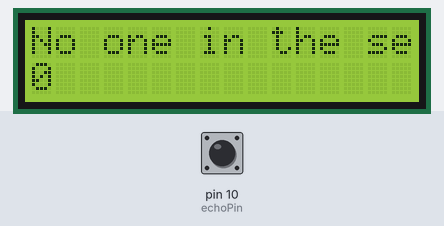
The sketch below on a simulated Arduino Uno, built with avr-gcc and run on an emulated ATmega328P. On the bench: 16×2 character LCD. Inputs (shaded band) come from the test bench; at power-on: pin 10 (echoPin) LOW. What the sketch prints to the serial monitor is not drawn.

Above: at 1.2 s.
1.3 s: pin 10 (echoPin) pulsed HIGH 2 times (0.12 s each, 0.3 s apart)
At 2.4 s:
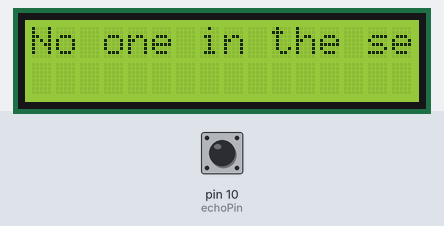
Timing chart, 0 to 4.3 s (numbered marks = the images above; inputs shaded):
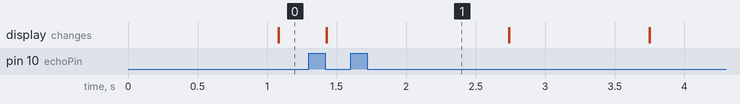

The sketch:

lcd_ultasonic.ino
```cpp
#include<LiquidCrystal.h>
String words;
LiquidCrystal lcd(12,11,5,4,3,2);//rs enable d4 d5 d6 d7
int trigPin = 9;    // Trigger
int echoPin = 10;    // Echo
long duration, cm, inches;
void setup()
{
    Serial.begin(9600);
    lcd.begin(16,2);
    lcd.setCursor(0,0);

    lcd.print("/////////security system//////////");
   // delay(2000);
   lcd.clear();
  // put your setup code here, to run once:

}

void loop()
{ lcd.setCursor(0,0);
lcd.print("No one in the sensing range");
  digitalWrite(trigPin, LOW);
  delayMicroseconds(5);
  digitalWrite(trigPin, HIGH);
  delayMicroseconds(10);
  digitalWrite(trigPin, LOW);
  duration = pulseIn(echoPin, HIGH);

  // Convert the time into a distance
  cm = (duration/2) / 29.1;     // Divide by 29.1 or multiply by 0.0343
 Serial.println(cm);
 if(cm<10)
 {
    lcd.clear();
    lcd.print(" object is detected");
    lcd.print(" range of object is: ");
    lcd.println(cm);
  }else
   {
    lcd.clear();
    lcd.print(" no object is detected");
   }

}
```

Measured:
- after the input at 1.3 s, the display: first changes after 0.13 s (image 1 shows a later state)
